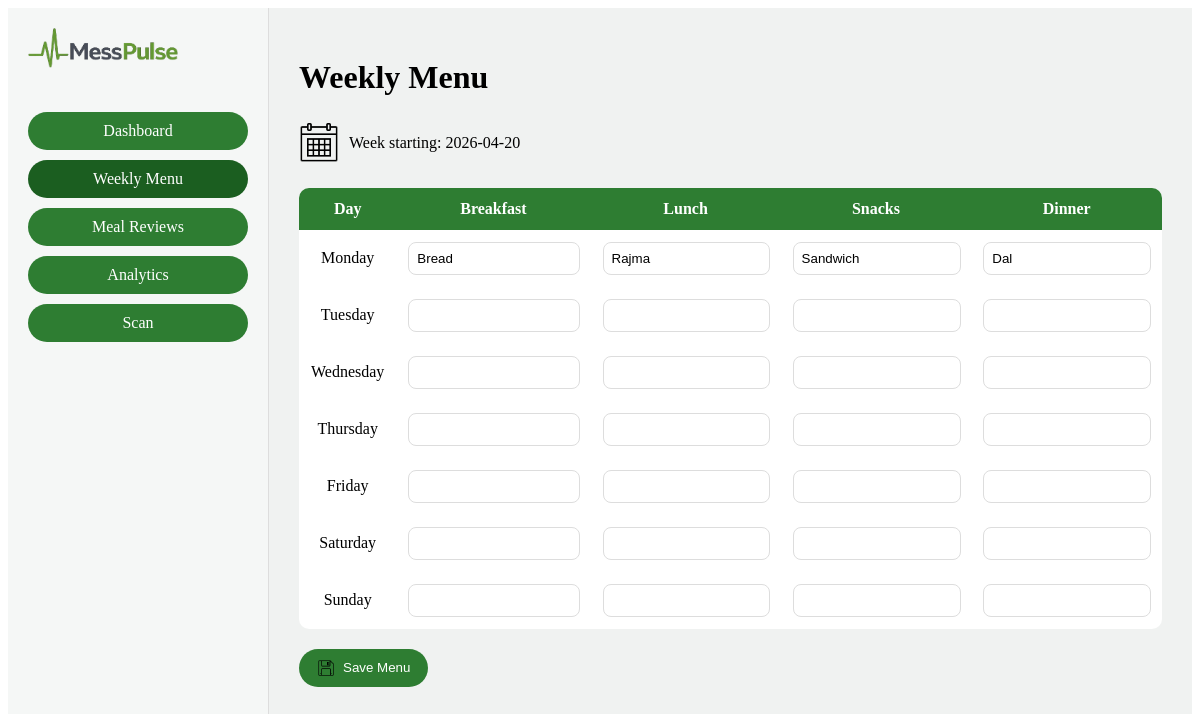
The app's page /admin/menu (signed in) with its own data.
### tables this page shows
CREATE TABLE weekly_menus (
        id INTEGER PRIMARY KEY AUTOINCREMENT,
        week_start_date TEXT NOT NULL,
        day_name TEXT NOT NULL,
        breakfast TEXT,
        lunch TEXT,
        snacks TEXT,
        dinner TEXT,
        created_by_admin_id INTEGER,
        created_at TIMESTAMP DEFAULT CURRENT_TIMESTAMP,
        UNIQUE(week_start_date, day_name),
        FOREIGN KEY(created_by_admin_id) REFERENCES admins(id)
    );

### Admin/app.py (the view, shortened to what this page needs)
@app.route("/admin/menu", methods=["GET", "POST"])
def admin_menu():
    if not is_admin_logged_in():
        return redirect("/admin/login")
    week_start_date = get_current_week_monday()
    success_message = None
    menu = get_week_menu_from_db(week_start_date)
    return render_template(
        "admin_menu.html",
        menu=menu,
        week_start_date=week_start_date,
        success_message=success_message
    )

### Admin/app.py (called while the page is built)
def is_admin_logged_in():
    return "admin_id" in session

def get_current_week_monday():
    today = date.today()
    current_monday = today - timedelta(days=today.weekday())
    return current_monday.strftime("%Y-%m-%d")

### shared/db.py (called while the page is built)
def get_connection():
    conn = sqlite3.connect(DB_PATH)
    conn.row_factory = sqlite3.Row
    return conn

### Admin/templates/admin_menu.html (shortened to what this page needs)
<!DOCTYPE html>
<html lang="en">
<head>
    <link rel="stylesheet" href="{{ url_for('static', filename='css/dashboard.css') }}">
</head>
<body>
<div class="container">
    <div class="sidebar">
        <img src="{{ url_for('static', filename='assets/Logo.png') }}" class="logo">
        <a href="/admin/dashboard" class="nav-btn">Dashboard</a>
        <a href="/admin/menu" class="nav-btn active">Weekly Menu</a>
        <a href="/admin/reviews" class="nav-btn">Meal Reviews</a>
        <a href="/admin/analytics" class="nav-btn">Analytics</a>
        <a href="/admin/scan" class="nav-btn">Scan</a>
    </div>
    <div class="main">
        <h1>Weekly Menu</h1>
        <div class="week-selector">
            <img src="{{ url_for('static', filename='assets/calendar.png') }}" class="icon">
            <p>Week starting: {{ week_start_date }}</p>
        </div>
        <form method="POST" action="/admin/menu">
            <div class="menu-table">
                <table>
                    <tr>
                        <th>Day</th>
                        <th>Breakfast</th>
                        <th>Lunch</th>
                        <th>Snacks</th>
                        <th>Dinner</th>
                    </tr>
                    {% for day, meals in menu.items() %}
                    <tr>
                        <td>{{ day }}</td>
                        <td>
                            <input
                                type="text"
                                name="{{ day.lower() }}_breakfast"
                                value="{{ meals.breakfast }}"
                            >
                        </td>
                        <td>
                            <input
                                type="text"
                                name="{{ day.lower() }}_lunch"
                                value="{{ meals.lunch }}"
                            >
                        </td>
                        <td>
                            <input
                                type="text"
                                name="{{ day.lower() }}_snacks"
                                value="{{ meals.snacks }}"
                            >
                        </td>
                        <td>
                            <input
                                type="text"
                                name="{{ day.lower() }}_dinner"
                                value="{{ meals.dinner }}"
                            >
                        </td>
                    </tr>
                    {% endfor %}
                </table>
            </div>
            <div class="save-section">
                <button type="submit" class="save-btn">
                    <img src="{{ url_for('static', filename='assets/save.png') }}">
                    Save Menu
                </button>
            </div>
        </form>
    </div>
</div>
</body>
</html>

### Admin/static/css/dashboard.css (style rules this page uses)
.container { display: flex; height: 100vh; }
.sidebar { width: 220px; background: #f5f7f6; padding: 20px; border-right: 1px solid #ddd; }
.sidebar .logo { width: 150px; margin-bottom: 30px; }
.nav-btn { display: block; margin: 10px 0; padding: 10px; background: #2e7d32; color: white; text-align: center; border-radius: 20px; text-decoration: none; }
.nav-btn.active { background: #1b5e20; }
.main { flex: 1; padding: 30px; background: #f0f2f1; }
.icon { width: 40px; }
table { width: 100%; margin-top: 10px; border-collapse: collapse; }
th, td { padding: 10px; text-align: left; }
th { background: #e8f5e9; }
.week-selector { display: flex; align-items: center; gap: 10px; margin: 20px 0; }
.menu-table table { width: 100%; border-collapse: collapse; background: white; border-radius: 10px; overflow: hidden; }
.menu-table th { background: #2e7d32; color: white; }
.menu-table td, .menu-table th { padding: 12px; text-align: center; }
.menu-table input { width: 90%; padding: 8px; border-radius: 8px; border: 1px solid #ddd; }
.save-section { margin-top: 20px; text-align: right; }
.save-btn { display: flex; align-items: center; gap: 8px; background: #2e7d32; color: white; border: none; padding: 10px 18px; border-radius: 20px; cursor: pointer; }
.save-btn img { width: 18px; }

### records on screen
weekly_menus: day_name "Monday", breakfast "Bread", lunch "Rajma", snacks "Sandwich", dinner "Dal"
weekly_menus: day_name "Tuesday"
weekly_menus: day_name "Wednesday"
weekly_menus: day_name "Thursday"
weekly_menus: day_name "Friday"
weekly_menus: day_name "Saturday"
weekly_menus: day_name "Sunday"

### other values on screen
{{ week_start_date }} "2026-04-20"
